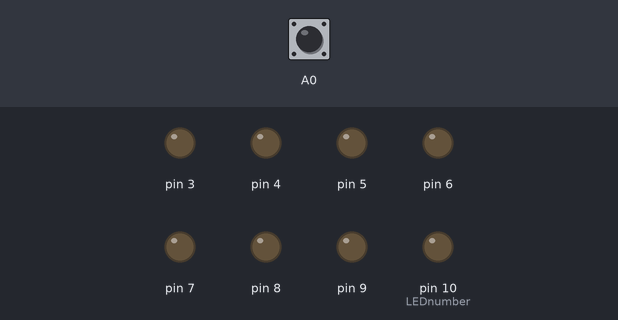
Recording of a sketch running on a simulated Arduino Uno, built with avr-gcc and run on an emulated ATmega328P. On the bench: output pins drawn as LEDs (lit = HIGH). The inputs (shaded band) are chosen by the test bench; at power-on: A0 HIGH.

Above: at 1.2 s.
1.3 s: A0 pulled LOW for 0.15 s
At 1.9 s:
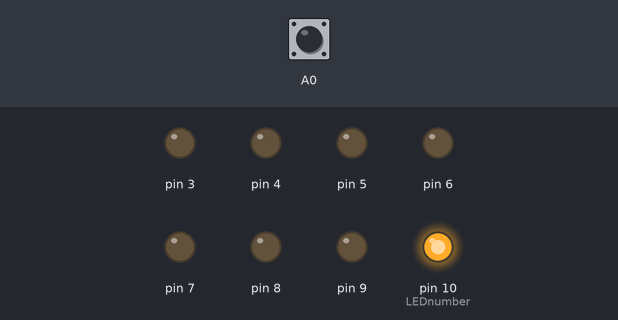
At 3.6 s:
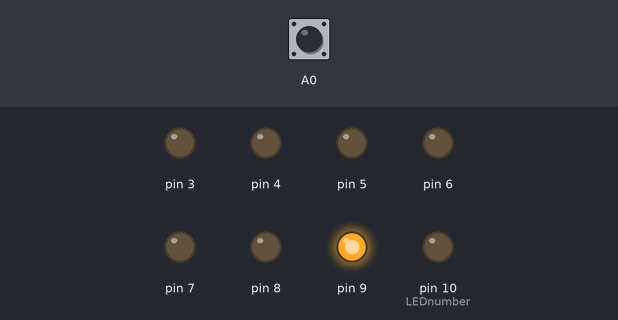
Timing chart, 0 to 15.6 s (numbered marks = the images above; inputs shaded):
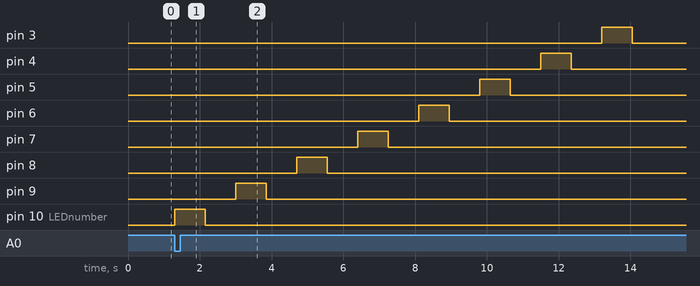

Measured:
- after the input at 1.3 s, pin 3: LOW → HIGH after 11.9 s, → LOW 0.85 s later; pin 4: LOW → HIGH after 10.2 s, → LOW 0.85 s later; pin 5: LOW → HIGH after 8.5 s, → LOW 0.85 s later; pin 6: LOW → HIGH after 6.8 s, → LOW 0.85 s later; pin 7: LOW → HIGH after 5.1 s, → LOW 0.85 s later

The sketch:

lab_1.ino
```cpp
boolean butt_flag = 0;
boolean butt;
boolean led_flag = 0;
unsigned long last_press;
int LEDnumber = 10;

void setup() {
  pinMode(A0, INPUT_PULLUP);
  Serial.begin(9600);
  pinMode(3, OUTPUT);
  pinMode(4, OUTPUT);
  pinMode(5, OUTPUT);
  pinMode(6, OUTPUT);
  pinMode(7, OUTPUT);
  pinMode(8, OUTPUT);
  pinMode(9, OUTPUT);
  pinMode(10, OUTPUT);
  digitalWrite(3, 0);
  digitalWrite(4, 0);
  digitalWrite(5, 0);
  digitalWrite(6, 0);
  digitalWrite(7, 0);
  digitalWrite(8, 0);
  digitalWrite(9, 0);
  digitalWrite(10, 0);
}

void loop() {
  butt = !digitalRead(A0);
  if (butt == 1 && butt_flag == 0 && millis() - last_press > 200) {
    for (LEDnumber; LEDnumber >= 3; LEDnumber--) {
      digitalWrite(LEDnumber, 1);
      delay(850);
      digitalWrite(LEDnumber, 0);
      delay(850);
    }
    last_press = millis();
    butt_flag = 1;
  }

  if (butt == 0 && butt_flag == 1) {
    LEDnumber = 10;
    butt_flag = 0;
  }
}
```
